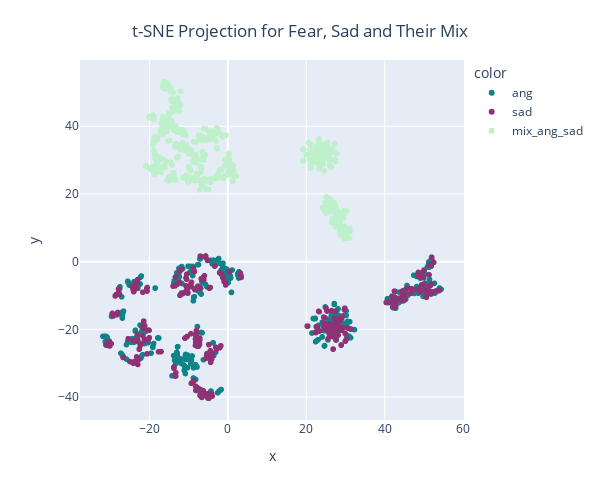

This figure's notebook cell:
### Code cell
colors_tsne_2d = {"sad":"#913175",'ang': "#0E8388", "mix_ang_sad":"#BEF0CB"}

fig_2d = px.scatter(x=tsne_2d_results[:, 0], y=tsne_2d_results[:, 1], color=labels, color_discrete_map=colors_tsne_2d)

fig_2d.update_layout(scene=dict(xaxis=dict(title='t-SNE Dim 1'),
                             yaxis=dict(title='t-SNE Dim 2')),
    title='t-SNE Projection for Fear, Sad and Their Mix',
    title_x=0.5, 
    title_y=0.95,
    width=600,
    height=500
)
fig_2d.show()

#fig_2d.write_image("/Users/jiachenyao/Desktop/Thesis/Figures/230/tsne_ang_sad_2d.png")

### Figure 1 — Plotly figure (JSON) as saved in the notebook; plotly's stock layout.template omitted (floating-point values rounded to 4 significant figures; data arrays with more than 128 entries replaced by an {"elided": "..."} marker saying what was removed)
{"data": [{"hovertemplate": "color=ang<br>x=%{x}<br>y=%{y}<extra></extra>", "legendgroup": "ang", "marker": {"color": "#0E8388", "symbol": "circle"}, "mode": "markers", "name": "ang", "showlegend": true, "type": "scattergl", "x": {"elided": "366 float values"}, "xaxis": "x", "y": {"elided": "366 float values"}, "yaxis": "y"}, {"hovertemplate": "color=sad<br>x=%{x}<br>y=%{y}<extra></extra>", "legendgroup": "sad", "marker": {"color": "#913175", "symbol": "circle"}, "mode": "markers", "name": "sad", "showlegend": true, "type": "scattergl", "x": {"elided": "342 float values"}, "xaxis": "x", "y": {"elided": "342 float values"}, "yaxis": "y"}, {"hovertemplate": "color=mix_ang_sad<br>x=%{x}<br>y=%{y}<extra></extra>", "legendgroup": "mix_ang_sad", "marker": {"color": "#BEF0CB", "symbol": "circle"}, "mode": "markers", "name": "mix_ang_sad", "showlegend": true, "type": "scattergl", "x": {"elided": "498 float values"}, "xaxis": "x", "y": {"elided": "498 float values"}, "yaxis": "y"}], "layout": {"height": 500, "legend": {"title": {"text": "color"}, "tracegroupgap": 0}, "margin": {"t": 60}, "scene": {"xaxis": {"title": {"text": "t-SNE Dim 1"}}, "yaxis": {"title": {"text": "t-SNE Dim 2"}}}, "title": {"text": "t-SNE Projection for Fear, Sad and Their Mix", "x": 0.5, "y": 0.95}, "width": 600, "xaxis": {"anchor": "y", "domain": [0, 1], "title": {"text": "x"}}, "yaxis": {"anchor": "x", "domain": [0, 1], "title": {"text": "y"}}}}
